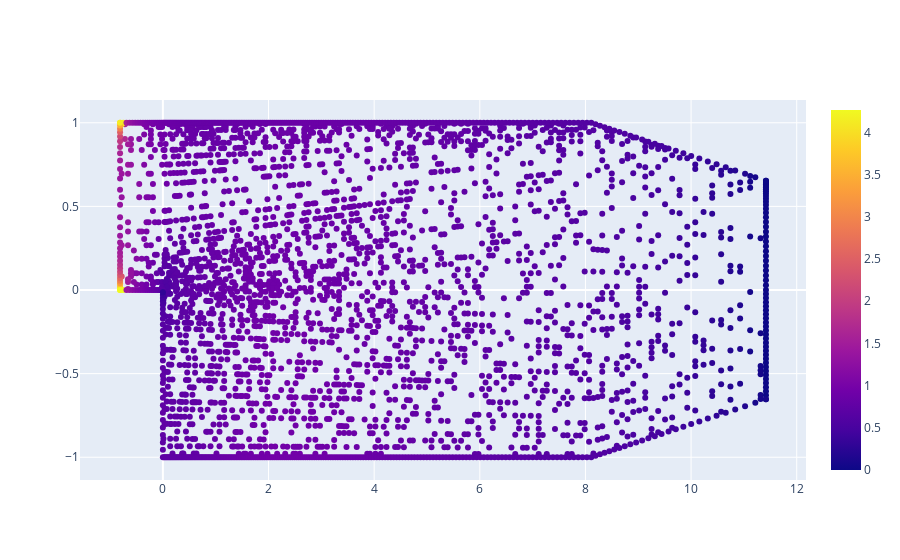

Notebook code cell kept with this figure:
### Code cell
import plotly.graph_objects as go
import plotly

case_n = 0
channel = 2
subsample_perc = 0.2

dataset = Step_2D_dataset_for_GNOT(data_path=data_path, 
                                   subsample_ratio=subsample_perc, 
                                   normalize_f=True, 
                                   boundary_input_f=True)

fig = go.Figure()
fig.add_trace(go.Scatter(x=dataset.x[:,0],
                                y=dataset.x[:,1],
                                mode='markers',
                                marker=dict(
                                    color=dataset.y[case_n,:,channel],
                                    colorscale='Viridis',
                                    coloraxis='coloraxis'
                                    ),
                                text=dataset.y[case_n,:,channel],
                                name='Internal Field')) # hover text goes here

### Figure 1 — Plotly figure (JSON) as saved in the notebook; plotly's stock layout.template omitted (floating-point values rounded to 4 significant figures; data arrays with more than 128 entries replaced by an {"elided": "..."} marker saying what was removed)
{"data": [{"marker": {"color": {"elided": "3009 float values"}, "coloraxis": "coloraxis", "colorscale": [[0, "#440154"], [0.1111, "#482878"], [0.2222, "#3e4989"], [0.3333, "#31688e"], [0.4444, "#26828e"], [0.5556, "#1f9e89"], [0.6667, "#35b779"], [0.7778, "#6ece58"], [0.8889, "#b5de2b"], [1, "#fde725"]]}, "mode": "markers", "name": "Internal Field", "text": {"elided": "3009 float values"}, "type": "scatter", "x": {"elided": "3009 float values"}, "y": {"elided": "3009 float values"}}], "layout": {}}
